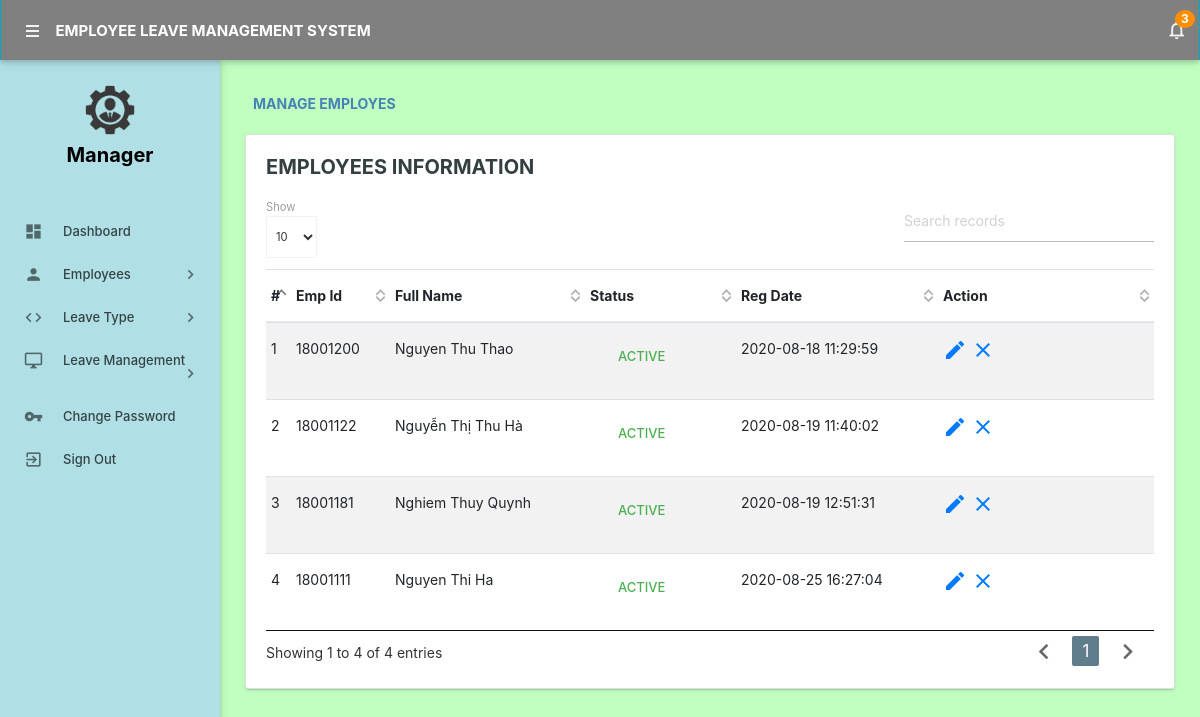
Page /admin/manageemployee.php (signed in) on the committed database.
### tables this page shows
CREATE TABLE `employees` (
  `id` int(11) NOT NULL,
  `EmpId` varchar(100) NOT NULL,
  `FullName` varchar(150) NOT NULL,
  `EmailId` varchar(200) NOT NULL,
  `Password` varchar(180) NOT NULL,
  `Gender` varchar(100) NOT NULL,
  `Dob` varchar(100) NOT NULL,
  `Address` varchar(255) NOT NULL,
  `Phonenumber` char(11) NOT NULL,
  `Status` int(1) NOT NULL,
  `RegDate` timestamp NOT NULL DEFAULT current_timestamp()
);

### admin/manageemployee.php (the view, shortened to what this page needs)
<?php
include('includes/config.php');
if (strlen($_SESSION['alogin']) == 0) {
    header('location:index.php');
} else {
    ?>
    <!DOCTYPE html>
    <html lang="en">
        <head>
            <link type="text/css" rel="stylesheet" href="../assets/plugins/materialize/css/materialize.min.css"/>
            <link href="../assets/plugins/material-preloader/css/materialPreloader.min.css" rel="stylesheet">
            <link href="../assets/plugins/datatables/css/jquery.dataTables.min.css" rel="stylesheet">
            <link href="../assets/css/alpha.min.css" rel="stylesheet" type="text/css"/>
            <link href="../assets/css/custom.css" rel="stylesheet" type="text/css"/>
            <link rel="stylesheet" href="https://stackpath.bootstrapcdn.com/bootstrap/4.5.2/css/bootstrap.min.css">
        </head>
        <body>
            <?php include('includes/header.php'); ?>
            <?php include('includes/sidebar.php'); ?>
             <div class="mn-content fixed-sidebar" style="background: #C1FFC1">
            <main class="mn-inner">
                <div class="page-title" style="color: #4682B4"><strong>Manage Employes</strong></div>
                <br>
                <br>
                <div class="card">
                    <div class="card-content">
                        <span class="card-title" style="color: #34403F; font-size: 20px">Employees Information</span>
                        <table id="example" class="table table-striped table table-hover">
                            <thead>
                                <tr>
                                    <th>#</th>
                                    <th>Emp Id</th>
                                    <th>Full Name</th>
                                    <th>Status</th>
                                    <th>Reg Date</th>
                                    <th>Action</th>
                                </tr>
                            </thead>
                            <tbody>
                                <?php
                                $sql = "SELECT EmpId,FullName,Status,RegDate,id from  employees";
                                $query = $dbh->prepare($sql);
                                $query->execute();
                                $results = $query->fetchAll(PDO::FETCH_OBJ);
                                $cnt = 1;
                                if ($query->rowCount() > 0) {
                                    foreach ($results as $result) {
                                        ?>
                                        <tr>
                                            <td> <?php echo htmlentities($cnt); ?></td>
                                            <td><?php echo htmlentities($result->EmpId); ?></td>
                                            <td><?php echo htmlentities($result->FullName); ?></td>
                                            <td><?php
                                                $stats = $result->Status;
                                                if ($stats) {
                                                    ?>
                                                    <a class="waves-effect waves-green btn-flat m-b-xs">Active</a>
                                                <?php } else { ?>
                                                    <a class="waves-effect waves-red btn-flat m-b-xs">Inactive</a>
                                                <?php } ?>
                                            </td>
                                            <td><?php echo htmlentities($result->RegDate); ?></td>
                                            <td><a href="editemployee.php?empid=<?php echo htmlentities($result->id); ?>"><i class="material-icons">mode_edit</i></a>
                                                <?php if ($result->Status == 1) {
                                                    ?>
                                                    <a href="manageemployee.php?inid=<?php echo htmlentities($result->id); ?>" onclick="return confirm('Are you sure you want to inactive this Employee?');"" > <i class="material-icons" title="Inactive">clear</i>
                                                    <?php } else { ?>
                                                        <a href="manageemployee.php?id=<?php echo htmlentities($result->id); ?>" onclick="return confirm('Are you sure you want to active this employee?');""><i class="material-icons" title="Active">done</i>
                                                        <?php } ?> </td>
                                                        </tr>
                                                        <?php
                                                        $cnt++;
                                                    }
                                                }
                                                ?>
                                                </tbody>
                                                </table>
                                                </div>
                                                </div>
                                                </main>
                                                <div class="left-sidebar-hover"></div>
                                                </body>
                                                </html>
                                            <?php } ?>

### admin/includes/sidebar.php (style rules this page uses)
body { background: #FFEC8B }

### rows in the picture
employees: EmpId "18001200", FullName "Nguyen Thu Thao", Status "ACTIVE", RegDate "2020-08-18 11:29:59"
employees: EmpId "18001122", FullName "Nguyễn Thị Thu Hà", Status "ACTIVE", RegDate "2020-08-19 11:40:02"
employees: EmpId "18001181", FullName "Nghiem Thuy Quynh", Status "ACTIVE", RegDate "2020-08-19 12:51:31"
employees: EmpId "18001111", FullName "Nguyen Thi Ha", Status "ACTIVE", RegDate "2020-08-25 16:27:04"

### other values in the picture
$unreadcount "3"
